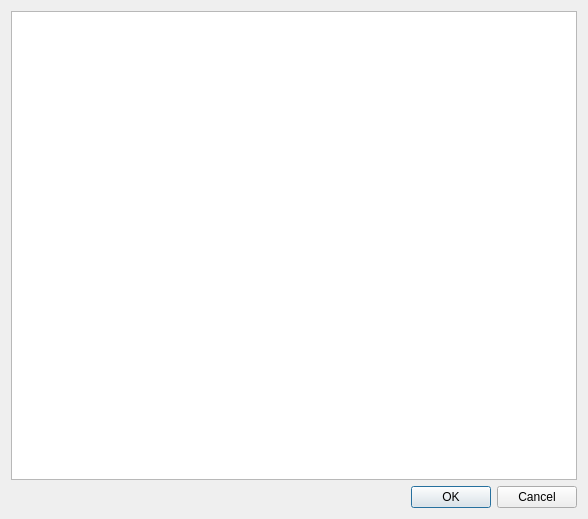
<?xml version="1.0" encoding="UTF-8"?>
<ui version="4.0">
 <class>FileResourceDialog</class>
 <widget class="QDialog" name="FileResourceDialog">
  <property name="geometry">
   <rect>
    <x>0</x>
    <y>0</y>
    <width>588</width>
    <height>519</height>
   </rect>
  </property>
  <property name="windowTitle">
   <string>File Resource Editor</string>
  </property>
  <layout class="QVBoxLayout" name="verticalLayout">
   <item>
    <widget class="QTextEdit" name="textEdit"/>
   </item>
   <item>
    <widget class="QDialogButtonBox" name="buttonBox">
     <property name="orientation">
      <enum>Qt::Horizontal</enum>
     </property>
     <property name="standardButtons">
      <set>QDialogButtonBox::Cancel|QDialogButtonBox::Ok</set>
     </property>
    </widget>
   </item>
  </layout>
 </widget>
 <resources/>
 <connections>
  <connection>
   <sender>buttonBox</sender>
   <signal>accepted()</signal>
   <receiver>FileResourceDialog</receiver>
   <slot>accept()</slot>
   <hints>
    <hint type="sourcelabel">
     <x>248</x>
     <y>254</y>
    </hint>
    <hint type="destinationlabel">
     <x>157</x>
     <y>274</y>
    </hint>
   </hints>
  </connection>
  <connection>
   <sender>buttonBox</sender>
   <signal>rejected()</signal>
   <receiver>FileResourceDialog</receiver>
   <slot>reject()</slot>
   <hints>
    <hint type="sourcelabel">
     <x>316</x>
     <y>260</y>
    </hint>
    <hint type="destinationlabel">
     <x>286</x>
     <y>274</y>
    </hint>
   </hints>
  </connection>
 </connections>
</ui>
